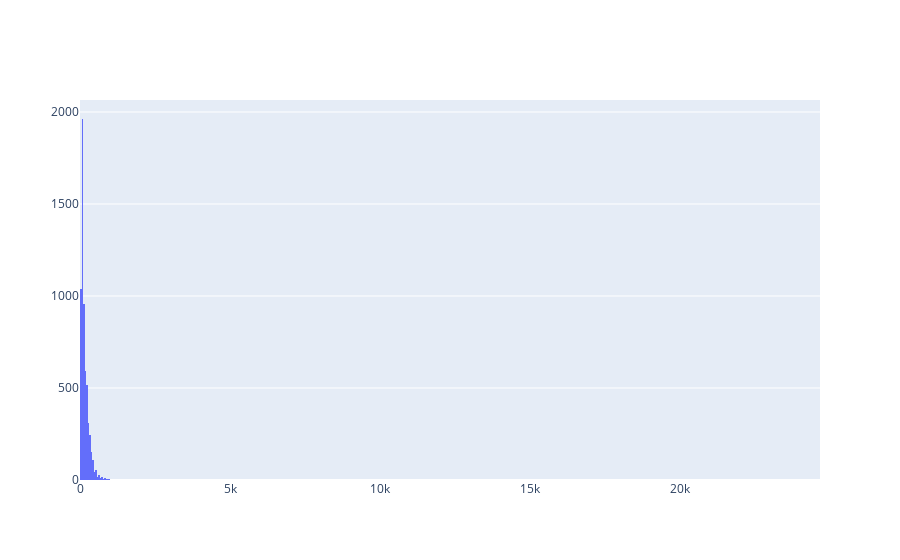
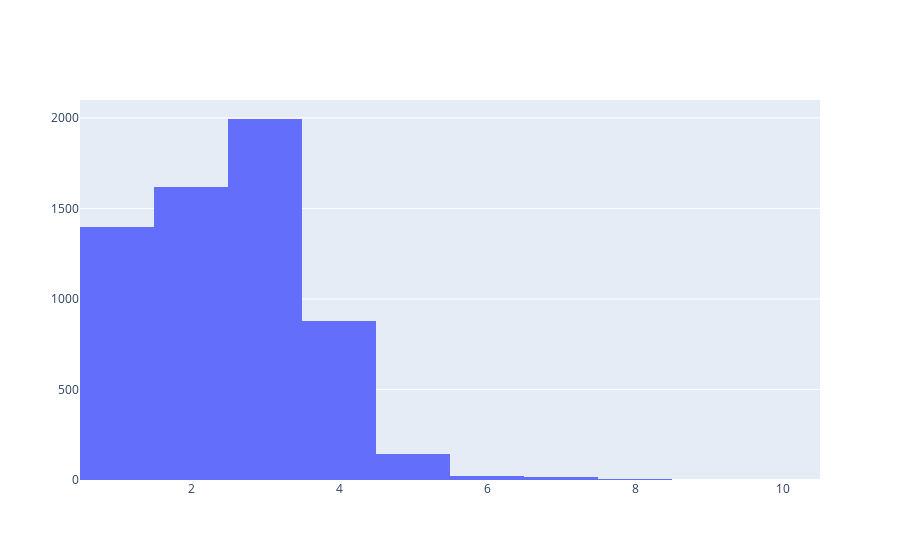
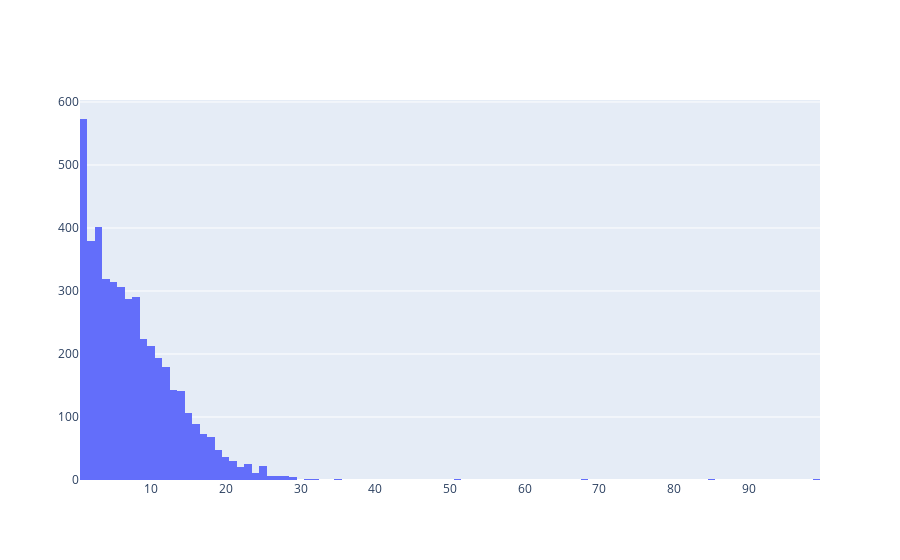
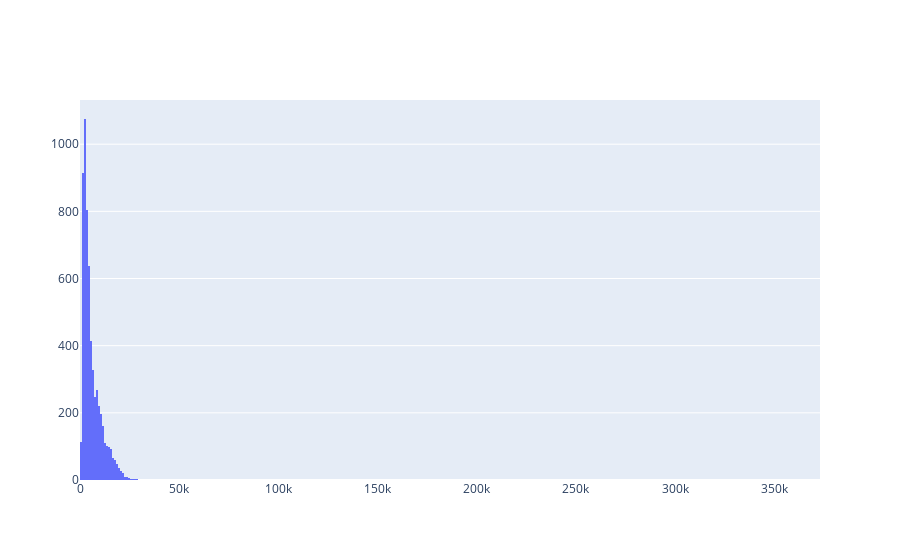

Notebook code cell kept with these figures, in order:
### Code cell
for i in ['area','rooms', 'Floor_Cleaned','Rent_Amount_Cleaned']:
    histogram=go.Histogram(x=data1[i])
    print(i)
    fig=go.Figure(histogram)

    fig.show()

### Figure 1 — Plotly figure (JSON) as saved in the notebook; plotly's stock layout.template omitted (floating-point values rounded to 4 significant figures; data arrays with more than 128 entries replaced by an {"elided": "..."} marker saying what was removed)
{"data": [{"type": "histogram", "x": {"elided": "6080 int values"}}], "layout": {}}

### Figure 2 — Plotly figure (JSON) as saved in the notebook; plotly's stock layout.template omitted (floating-point values rounded to 4 significant figures; data arrays with more than 128 entries replaced by an {"elided": "..."} marker saying what was removed)
{"data": [{"type": "histogram", "x": {"elided": "6080 int values"}}], "layout": {}}

### Figure 3 — Plotly figure (JSON) as saved in the notebook; plotly's stock layout.template omitted (floating-point values rounded to 4 significant figures; data arrays with more than 128 entries replaced by an {"elided": "..."} marker saying what was removed)
{"data": [{"type": "histogram", "x": {"elided": "6080 int values"}}], "layout": {}}

### Figure 4 — Plotly figure (JSON) as saved in the notebook; plotly's stock layout.template omitted (floating-point values rounded to 4 significant figures; data arrays with more than 128 entries replaced by an {"elided": "..."} marker saying what was removed)
{"data": [{"type": "histogram", "x": {"elided": "6080 int values"}}], "layout": {}}
